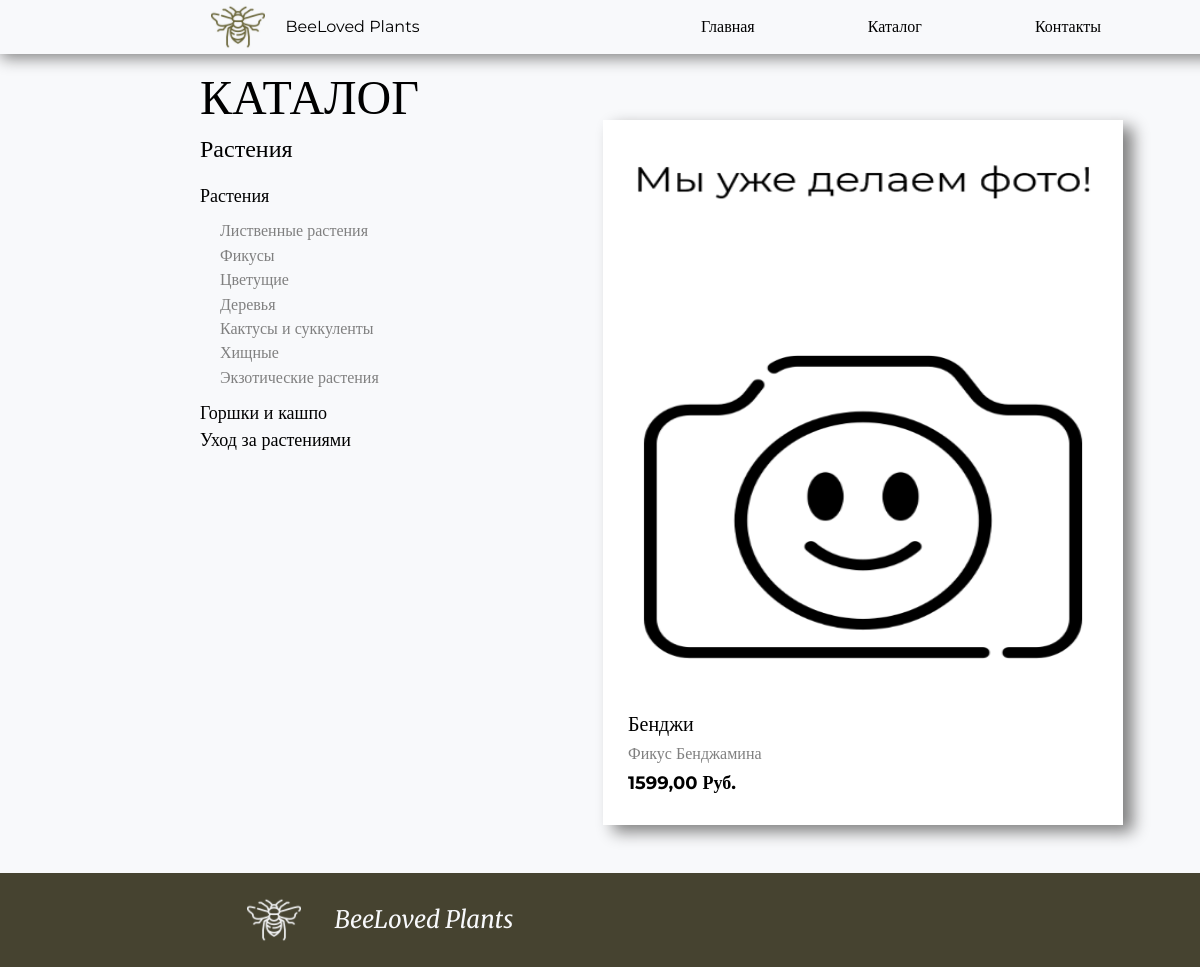
Screenshot of /catalog/rastenie/fikusy with the database file from the repository.
### Catalog/models.py (models this page shows, shortened)
class Category(models.Model):
    name = models.CharField(verbose_name="Название категории", max_length=100)
    slug = models.SlugField(verbose_name="Slug", unique=True)
    class Meta:
        verbose_name = 'Категория'
        verbose_name_plural = 'Категории'
    def __str__(self):
        return self.name

class PlantCategory(models.Model):
    name = models.CharField(verbose_name="Название категории растения", max_length=100)
    slug = models.SlugField(verbose_name="Slug", unique=True)
    class Meta:
        verbose_name = 'Категория растений'
        verbose_name_plural = 'Категории растений'

class Product(models.Model):
    category = models.ForeignKey(Category, verbose_name="Категория товара", related_name='products', on_delete=models.CASCADE)
    name = models.CharField(verbose_name="Название товара", max_length=100)
    slug = models.SlugField(verbose_name="Slug", unique=True)
    description = models.TextField(verbose_name="Описание товара", max_length=750)
    plant_name = models.CharField(verbose_name="Имя растения", max_length=30, blank=True)
    plant_category = models.ForeignKey(PlantCategory, verbose_name="Категория растения", related_name='products', on_delete=models.CASCADE, blank=True)
    price = models.DecimalField(verbose_name="Цена товара", max_digits=8, decimal_places=2)
    available = models.BooleanField(verbose_name="Доступно к продаже", default=True)
    main_image = models.ImageField(verbose_name="Главное изображение", upload_to='products/', blank=True)
    class Meta:
        verbose_name = 'Товар'
        verbose_name_plural = 'Товары'

### Catalog/views.py (the view)
# urls.py: path('', views.product_list, name='product_list'),
def product_list(request, category_slug=None, plant_category_slug=None):
    category = ''
    plant_category = ''
    products = Product.objects.filter(available=True)
    categories = Category.objects.all()
    plant_categories = PlantCategory.objects.all()
    if category_slug:
        category = get_object_or_404(Category, slug=category_slug)
        products = products.filter(category=category)
    if plant_category_slug:
        plant_category = get_object_or_404(PlantCategory, slug=plant_category_slug)
        products = products.filter(plant_category=plant_category)
    return render(request, 'catalog.html', {
        'category': category,
        'plant_category': plant_category,
        'products': products,
        'categories': categories,
        'plant_categories': plant_categories,
    })

### Catalog/templates/catalog.html (shortened to what this page needs)
{% extends 'index.html' %}
{% block content %}
<div class="catalog-wrapper">
    <div class="catalog-aside">
        <div class="catalog-title">
            КАТАЛОГ
            {% if category %}
                <div class="catalog-category-name">
                    {{ category }}
                </div>
            {% endif %}
        </div>
        <div class="catalog-filters">
            <div class="category">
                {% for category in categories %}
                    <li>
                        <a href="{% url 'Catalog:product_list_by_category' category.slug %}">{{ category.name }}</a>
                    </li>
                    {% if category.name == 'Растения' %}
                        <div class="catalog-plant-categories">
                            {% for plant_category in plant_categories %}
                                <li>
                                    <a href="{% url 'Catalog:product_list_by_category_and_type' category.slug plant_category.slug %}">{{ plant_category.name }}</a>
                                </li>
                            {% endfor %}
                        </div>
                    {% endif %}
                {% endfor %}
            </div>
        </div>
    </div>
    <div class="catalog-content">
        <div class="catalog-cards">
            {% if products %}
                {% for element in products %}
                    {% if forloop.counter0|divisibleby:"5" %}
                        <a href="{% url 'Catalog:product_detail' element.slug %}">
                            <div class="catalog-card catalog-card-large">
                                {% if element.main_image %}
                                    <img class="catalog-card-image-large" src="{{ element.main_image.url }}">
                                {% else %}
                                    <img class="catalog-card-image-large" src="/static/src/none-img.png">
                                {% endif %}
                                <div class="catalog-card-info">
                                    {% if element.plant_name %}
                                        <div class="catalog-card-name">{{ element.plant_name }}</div>
                                    {% endif %}
                                    <div class="catalog-card-sub-name">{{ element.name }}</div>
                                    <div class="catalog-card-price">{{ element.price }} Руб.</div>
                                </div>
                            </div>
                        </a>
                    {% endif %}
                {% endfor %}
            {% else %}
                <div class="catalog-empty">
                    Товары данной категории скоро станут доступны к продаже!
                </div>
            {% endif %}
    </div>
</div>
{% endblock %}

### static/normilize.css (style rules this page uses)
html { line-height: 1.15; -webkit-text-size-adjust: 100%; }
body { margin: 0; }
a { background-color: transparent; }
img { border-style: none; }

### static/style.css (style rules this page uses)
html, body { font-family: "Montserrat"; background-color: #F8F9FB; display: flex; flex-direction: column; min-height: 100vh; }
.catalog-wrapper { display: flex; }
.catalog-title { font-size: 48px; }
.catalog-category-name { padding-top: 10px; font-size: 24px; }
.catalog-aside { display: flex; flex-direction: column; justify-content: space-between; height: 180px; }
.catalog-filters { padding-top: 20px; }
.catalog-filters li { padding: 3px 0px; list-style-type: none; }
.catalog-filters a { font-size: 18px; color: black; text-decoration: none; }
.catalog-plant-categories { padding: 10px 20px; font-size: 16px; }
.catalog-plant-categories a { color: gray; font-size: 16px; }
.catalog-content { padding-left: 170px; padding-top: 50px; }
.catalog-cards { display: flex; flex-wrap: wrap; flex-direction: row; justify-content: space-around; }
.catalog-cards a { color: black; text-decoration: none; }
.catalog-card { display: flex; flex-direction: column; justify-content: space-around; background-color: white; padding: 10px 10px; box-shadow: 10px 7px 15px gray; }
.catalog-card-image-large { object-fit: obtain; width: 100%; height: 80%; }
.catalog-card-large { width: 500px; height: 685px; margin-bottom: 48px; }
.catalog-card-info { display: flex; flex-direction: column; height: 80px; justify-content: space-between; padding: 15px; }
.catalog-card-name { font-size: 20px; }
.catalog-card-sub-name { color: gray; }
.catalog-card-price { font-size: 18px; font-weight: 700; }

### rows the page displays
Category: name "Растения"
PlantCategory: name "Лиственные растения"
PlantCategory: name "Фикусы"
PlantCategory: name "Цветущие"
PlantCategory: name "Деревья"
PlantCategory: name "Кактусы и суккуленты"
PlantCategory: name "Хищные"
PlantCategory: name "Экзотические растения"
Category: name "Горшки и кашпо"
Category: name "Уход за растениями"
Product: plant_name "Бенджи", name "Фикус Бенджамина", price "1599,00"
